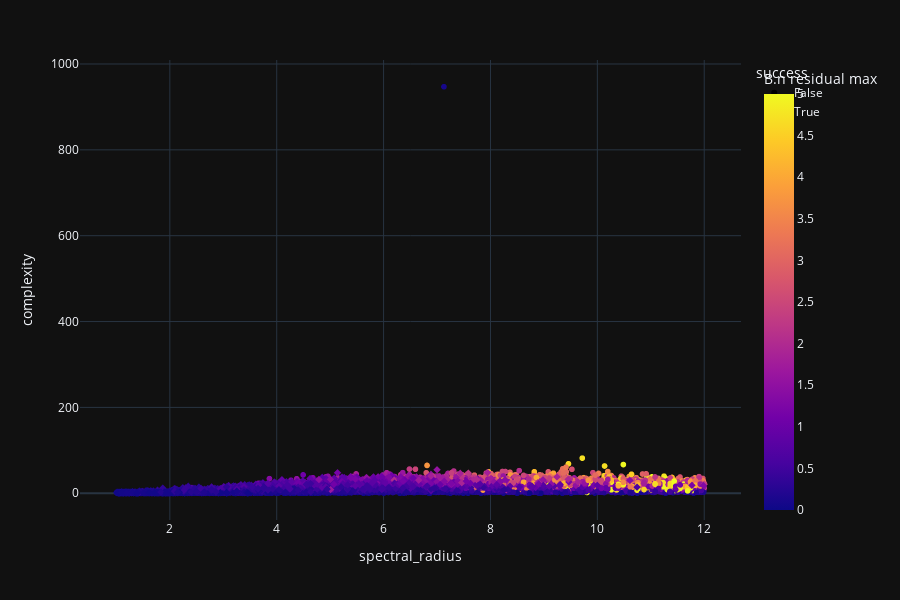

This figure's notebook cell:
### Code cell
import pandas as pd
import numpy as np
import plotly.express as px

df = pd.DataFrame(results)
df["J"] = df["J"].astype(float)
df["B target max"] = df["B_external_normal"].apply(np.max)
df["B.n residual max"] = df["BdotN"].apply(lambda x: min(5,np.max(x)))
df["spectral_radius"] = df["spectral_radius"].astype(float)
df["complexity"] = df["complexity"].astype(float)
df["magnitude"] = df["magnitude"].astype(float)
df["run_id"] = df.index

df["success"] = df["B.n residual max"]<df["B target max"]/2
fig = px.scatter(df.select_dtypes(exclude=["object"]), "spectral_radius", "complexity", color="B.n residual max", symbol="success",
                 hover_data={"run_id":True}, template="plotly_dark")
fig.update_layout(height=600, clickmode='event+select')

### Figure 1 — Plotly figure (JSON) as saved in the notebook; plotly's stock layout.template omitted (floating-point values rounded to 4 significant figures; data arrays with more than 128 entries replaced by an {"elided": "..."} marker saying what was removed)
{"data": [{"customdata": {"elided": "4285x1 int values"}, "hovertemplate": "success=False<br>spectral_radius=%{x}<br>complexity=%{y}<br>run_id=%{customdata[0]}<br>B.n residual max=%{marker.color}<extra></extra>", "legendgroup": "False", "marker": {"color": {"elided": "4285 float values"}, "coloraxis": "coloraxis", "symbol": "circle"}, "mode": "markers", "name": "False", "showlegend": true, "type": "scattergl", "x": {"elided": "4285 float values"}, "xaxis": "x", "y": {"elided": "4285 float values"}, "yaxis": "y"}, {"customdata": {"elided": "1859x1 int values"}, "hovertemplate": "success=True<br>spectral_radius=%{x}<br>complexity=%{y}<br>run_id=%{customdata[0]}<br>B.n residual max=%{marker.color}<extra></extra>", "legendgroup": "True", "marker": {"color": {"elided": "1859 float values"}, "coloraxis": "coloraxis", "symbol": "diamond"}, "mode": "markers", "name": "True", "showlegend": true, "type": "scattergl", "x": {"elided": "1859 float values"}, "xaxis": "x", "y": {"elided": "1859 float values"}, "yaxis": "y"}], "layout": {"clickmode": "event+select", "coloraxis": {"colorbar": {"title": {"text": "B.n residual max"}}, "colorscale": [[0, "#0d0887"], [0.1111, "#46039f"], [0.2222, "#7201a8"], [0.3333, "#9c179e"], [0.4444, "#bd3786"], [0.5556, "#d8576b"], [0.6667, "#ed7953"], [0.7778, "#fb9f3a"], [0.8889, "#fdca26"], [1, "#f0f921"]]}, "height": 600, "legend": {"title": {"text": "success"}, "tracegroupgap": 0}, "margin": {"t": 60}, "xaxis": {"anchor": "y", "domain": [0, 1], "title": {"text": "spectral_radius"}}, "yaxis": {"anchor": "x", "domain": [0, 1], "title": {"text": "complexity"}}}}
